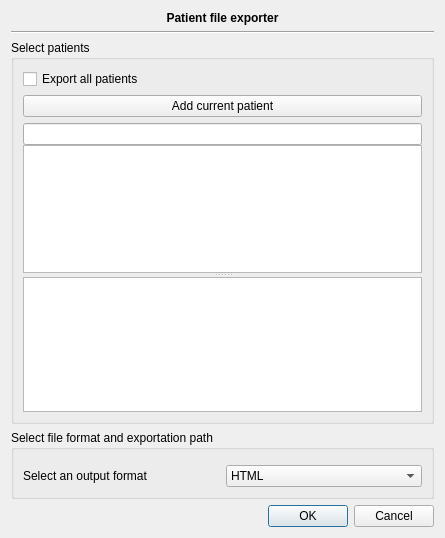
<?xml version="1.0" encoding="UTF-8"?>
<ui version="4.0">
 <class>Patients::Internal::FormExporterDialog</class>
 <widget class="QDialog" name="Patients::Internal::FormExporterDialog">
  <property name="geometry">
   <rect>
    <x>0</x>
    <y>0</y>
    <width>445</width>
    <height>538</height>
   </rect>
  </property>
  <property name="windowTitle">
   <string>Dialog</string>
  </property>
  <layout class="QGridLayout" name="gridLayout_3">
   <item row="0" column="0">
    <widget class="QLabel" name="label">
     <property name="font">
      <font>
       <weight>75</weight>
       <bold>true</bold>
      </font>
     </property>
     <property name="text">
      <string>Patient file exporter</string>
     </property>
     <property name="alignment">
      <set>Qt::AlignCenter</set>
     </property>
    </widget>
   </item>
   <item row="1" column="0">
    <widget class="Line" name="line">
     <property name="orientation">
      <enum>Qt::Horizontal</enum>
     </property>
    </widget>
   </item>
   <item row="2" column="0">
    <widget class="QGroupBox" name="groupBox">
     <property name="title">
      <string>Select patients</string>
     </property>
     <layout class="QGridLayout" name="gridLayout_2">
      <item row="0" column="0">
       <widget class="QCheckBox" name="exportAll">
        <property name="text">
         <string>Export all patients</string>
        </property>
       </widget>
      </item>
      <item row="1" column="0">
       <widget class="QPushButton" name="addCurrent">
        <property name="text">
         <string>Add current patient</string>
        </property>
       </widget>
      </item>
      <item row="2" column="0">
       <widget class="QSplitter" name="splitter">
        <property name="orientation">
         <enum>Qt::Vertical</enum>
        </property>
        <widget class="QWidget" name="">
         <layout class="QVBoxLayout" name="verticalLayout">
          <property name="spacing">
           <number>0</number>
          </property>
          <item>
           <widget class="Utils::QButtonLineEdit" name="search"/>
          </item>
          <item>
           <widget class="QTableView" name="availablePatients">
            <property name="editTriggers">
             <set>QAbstractItemView::NoEditTriggers</set>
            </property>
            <property name="alternatingRowColors">
             <bool>true</bool>
            </property>
            <property name="selectionMode">
             <enum>QAbstractItemView::SingleSelection</enum>
            </property>
            <property name="selectionBehavior">
             <enum>QAbstractItemView::SelectRows</enum>
            </property>
            <property name="verticalScrollMode">
             <enum>QAbstractItemView::ScrollPerPixel</enum>
            </property>
            <property name="horizontalScrollMode">
             <enum>QAbstractItemView::ScrollPerPixel</enum>
            </property>
            <property name="gridStyle">
             <enum>Qt::DashLine</enum>
            </property>
            <attribute name="horizontalHeaderVisible">
             <bool>false</bool>
            </attribute>
            <attribute name="verticalHeaderVisible">
             <bool>false</bool>
            </attribute>
           </widget>
          </item>
         </layout>
        </widget>
        <widget class="QListView" name="selectedPatients">
         <property name="editTriggers">
          <set>QAbstractItemView::NoEditTriggers</set>
         </property>
         <property name="alternatingRowColors">
          <bool>true</bool>
         </property>
         <property name="verticalScrollMode">
          <enum>QAbstractItemView::ScrollPerPixel</enum>
         </property>
         <property name="horizontalScrollMode">
          <enum>QAbstractItemView::ScrollPerPixel</enum>
         </property>
        </widget>
       </widget>
      </item>
     </layout>
    </widget>
   </item>
   <item row="3" column="0">
    <widget class="QGroupBox" name="groupBox_2">
     <property name="title">
      <string>Select file format and exportation path</string>
     </property>
     <layout class="QGridLayout" name="gridLayout">
      <item row="0" column="0" colspan="2">
       <widget class="Utils::PathChooser" name="pathChooser" native="true"/>
      </item>
      <item row="1" column="0">
       <widget class="QLabel" name="label_2">
        <property name="text">
         <string>Select an output format</string>
        </property>
       </widget>
      </item>
      <item row="1" column="1">
       <widget class="QComboBox" name="outputFormat">
        <item>
         <property name="text">
          <string>HTML</string>
         </property>
        </item>
        <item>
         <property name="text">
          <string>PDF</string>
         </property>
        </item>
       </widget>
      </item>
     </layout>
    </widget>
   </item>
   <item row="4" column="0">
    <widget class="QDialogButtonBox" name="buttonBox">
     <property name="orientation">
      <enum>Qt::Horizontal</enum>
     </property>
     <property name="standardButtons">
      <set>QDialogButtonBox::Cancel|QDialogButtonBox::Ok</set>
     </property>
    </widget>
   </item>
  </layout>
 </widget>
 <customwidgets>
  <customwidget>
   <class>Utils::PathChooser</class>
   <extends>QWidget</extends>
   <header location="global">utils/widgets/pathchooser.h</header>
   <container>1</container>
  </customwidget>
  <customwidget>
   <class>Utils::QButtonLineEdit</class>
   <extends>QLineEdit</extends>
   <header location="global">utils/widgets/qbuttonlineedit.h</header>
  </customwidget>
 </customwidgets>
 <resources/>
 <connections>
  <connection>
   <sender>buttonBox</sender>
   <signal>accepted()</signal>
   <receiver>Patients::Internal::FormExporterDialog</receiver>
   <slot>accept()</slot>
   <hints>
    <hint type="sourcelabel">
     <x>248</x>
     <y>254</y>
    </hint>
    <hint type="destinationlabel">
     <x>157</x>
     <y>274</y>
    </hint>
   </hints>
  </connection>
  <connection>
   <sender>buttonBox</sender>
   <signal>rejected()</signal>
   <receiver>Patients::Internal::FormExporterDialog</receiver>
   <slot>reject()</slot>
   <hints>
    <hint type="sourcelabel">
     <x>316</x>
     <y>260</y>
    </hint>
    <hint type="destinationlabel">
     <x>286</x>
     <y>274</y>
    </hint>
   </hints>
  </connection>
 </connections>
</ui>
